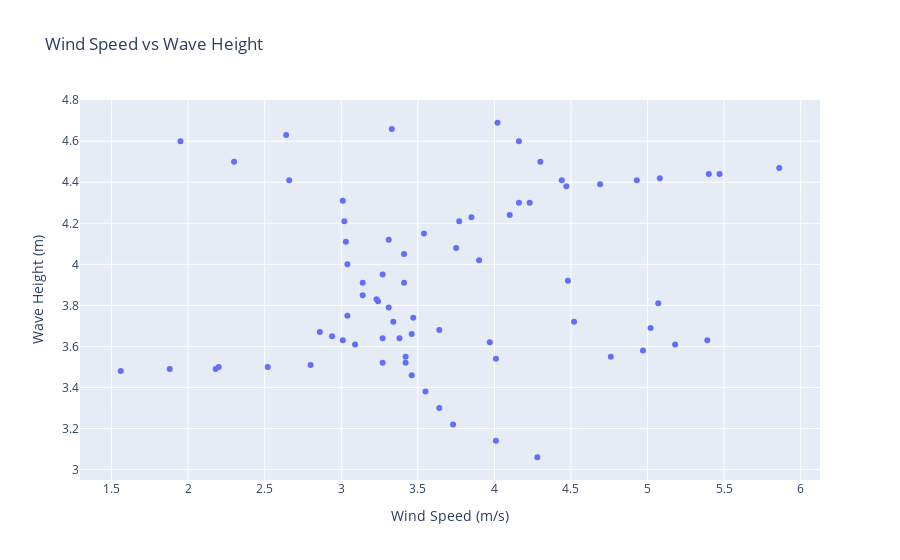

The notebook cell this image was saved under:
### Code cell
fig = px.scatter(
    pdf,
    x="WIND_SPEED",
    y="WAVE_HEIGHT",
    title="Wind Speed vs Wave Height",
    labels={"WIND_SPEED": "Wind Speed (m/s)", "WAVE_HEIGHT": "Wave Height (m)"}
)
fig.show()

### Figure 1 — Plotly figure (JSON) as saved in the notebook; plotly's stock layout.template omitted (floating-point values rounded to 4 significant figures)
{"data": [{"hovertemplate": "Wind Speed (m/s)=%{x}<br>Wave Height (m)=%{y}<extra></extra>", "legendgroup": "", "marker": {"color": "#636efa", "symbol": "circle"}, "mode": "markers", "name": "", "orientation": "v", "showlegend": false, "type": "scatter", "x": [5.02, 5.39, 5.18, 4.97, 4.76, 4.01, 3.27, 2.52, 2.2, 1.88, 1.56, 2.18, 2.8, 3.42, 3.97, 4.52, 5.07, 4.48, 3.9, 3.31, 3.77, 4.23, 4.69, 5.08, 5.47, 5.86, 5.4, 4.93, 4.47, 4.16, 3.85, 3.54, 3.41, 3.27, 3.14, 3.31, 3.47, 3.64, 3.46, 3.27, 3.09, 3.01, 2.94, 2.86, 3.04, 3.23, 3.41, 3.75, 4.1, 4.44, 4.3, 4.16, 4.02, 3.33, 2.64, 1.95, 2.3, 2.66, 3.01, 3.02, 3.03, 3.04, 3.14, 3.24, 3.34, 3.38, 3.42, 3.46, 3.55, 3.64, 3.73, 4.01, 4.28], "xaxis": "x", "y": [3.69, 3.63, 3.61, 3.58, 3.55, 3.54, 3.52, 3.5, 3.5, 3.49, 3.48, 3.49, 3.51, 3.52, 3.62, 3.72, 3.81, 3.92, 4.02, 4.12, 4.21, 4.3, 4.39, 4.42, 4.44, 4.47, 4.44, 4.41, 4.38, 4.3, 4.23, 4.15, 4.05, 3.95, 3.85, 3.79, 3.74, 3.68, 3.66, 3.64, 3.61, 3.63, 3.65, 3.67, 3.75, 3.83, 3.91, 4.08, 4.24, 4.41, 4.5, 4.6, 4.69, 4.66, 4.63, 4.6, 4.5, 4.41, 4.31, 4.21, 4.11, 4.0, 3.91, 3.82, 3.72, 3.64, 3.55, 3.46, 3.38, 3.3, 3.22, 3.14, 3.06], "yaxis": "y"}], "layout": {"legend": {"tracegroupgap": 0}, "title": {"text": "Wind Speed vs Wave Height"}, "xaxis": {"anchor": "y", "domain": [0, 1], "title": {"text": "Wind Speed (m/s)"}}, "yaxis": {"anchor": "x", "domain": [0, 1], "title": {"text": "Wave Height (m)"}}}}
